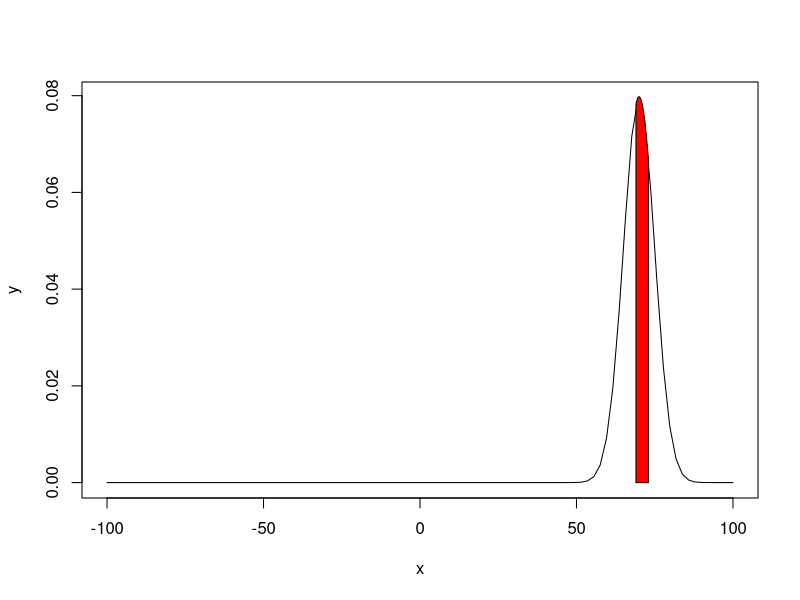

Here is the R script that generated this plot:
x=seq(-100,100,length=100)
y=dnorm(x,mean=70,sd=5)
plot(x,y,type="l")
x=seq(69,73,length=50)
y=dnorm(x,mean=70,sd=5)
polygon(c(69,x,73),c(0,y,0),col="red")
a=pnorm(73,mean=70,sd=5)-pnorm(69,mean=70,sd=5)
a*2000
